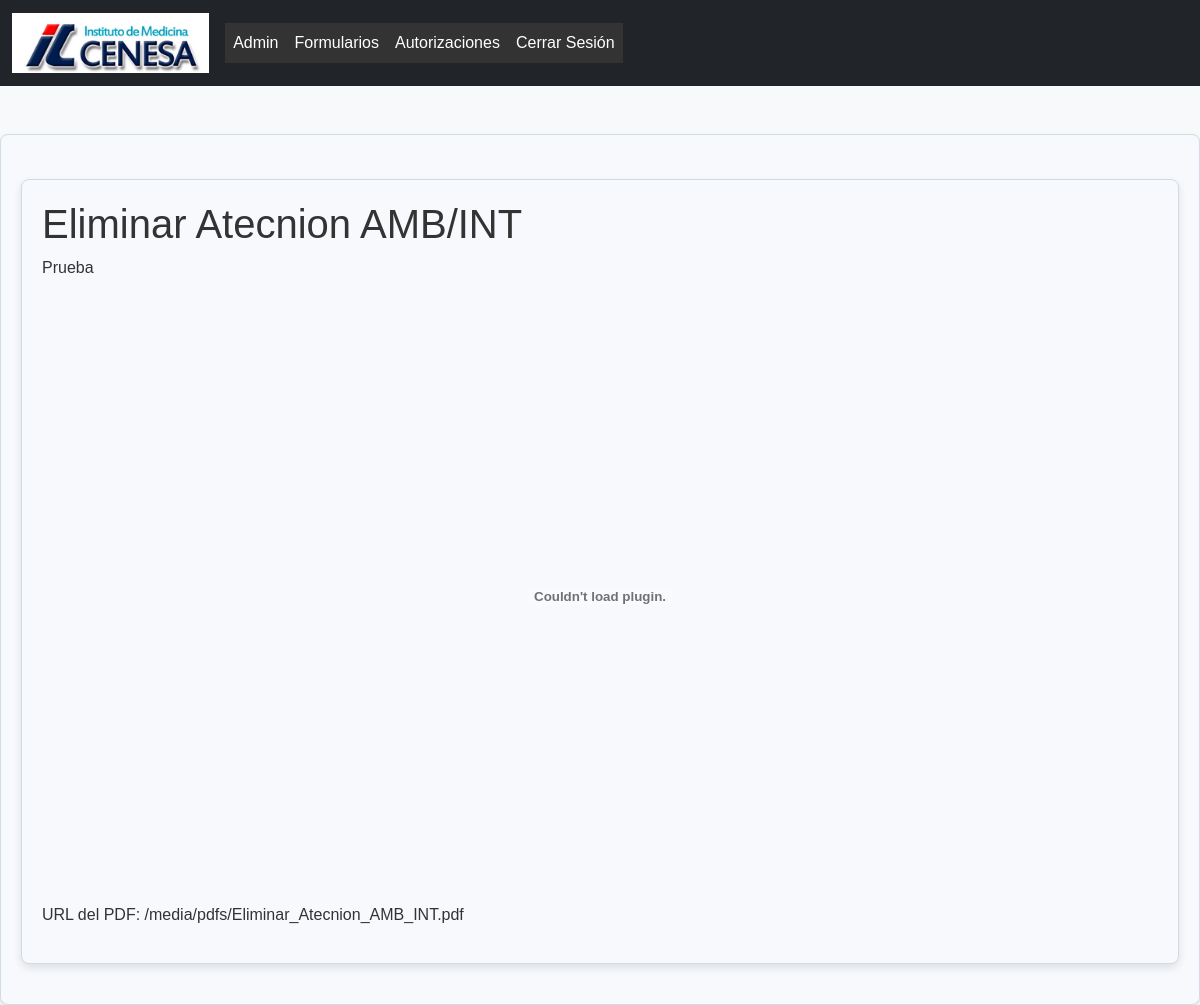
The page /5/ver/ (signed in) on the database its author committed.
### formularios/models.py (models this page shows, shortened)
class Formulario(models.Model):
    nombre = models.CharField(max_length=255)
    descripcion = models.TextField()
    pdf = models.FileField(upload_to='pdfs/', blank=True, null=True)
    fecha_creacion = models.DateTimeField(auto_now_add=True)

### formularios/views.py (the view)
# urls.py: path('<int:id>/ver/', views.ver_formulario, name='ver_formulario'),
@login_required
def ver_formulario(request, id):
    formulario = get_object_or_404(Formulario, id=id)
    return render(request, 'formularios/ver_formulario.html', {'formulario': formulario})

### formularios/templates/formularios/ver_formulario.html (shortened to what this page needs)
{% extends 'base.html' %}
{% block content %}
    <div class="container mt-4">
        <h1>{{ formulario.nombre }}</h1>
        <p>{{ formulario.descripcion }}</p>
        <embed src="{{ formulario.pdf.url }}" width="100%" height="600px" type="application/pdf">
            <p>URL del PDF: {{ formulario.pdf.url }}</p>
    </div>
{% endblock %}

### formularios/static/css/styles.css (style rules this page uses)
body { font-family: 'Poppins', sans-serif; background-color: #f8f9fa; color: #333; margin: 0; padding: 0; }
.container { background-color: #f7f9fc; border: 1px solid #d1dbe5; border-radius: 8px; box-shadow: 0 4px 8px rgba(0, 0, 0, 0.1); padding: 20px; margin: 20px auto; max-width: 1200px; }
html, body { height: 100%; }

### rows shown on the page
Formulario: nombre "Eliminar Atecnion AMB/INT", descripcion "Prueba", pdf "/media/pdfs/Eliminar_Atecnion_AMB_INT.pdf"
